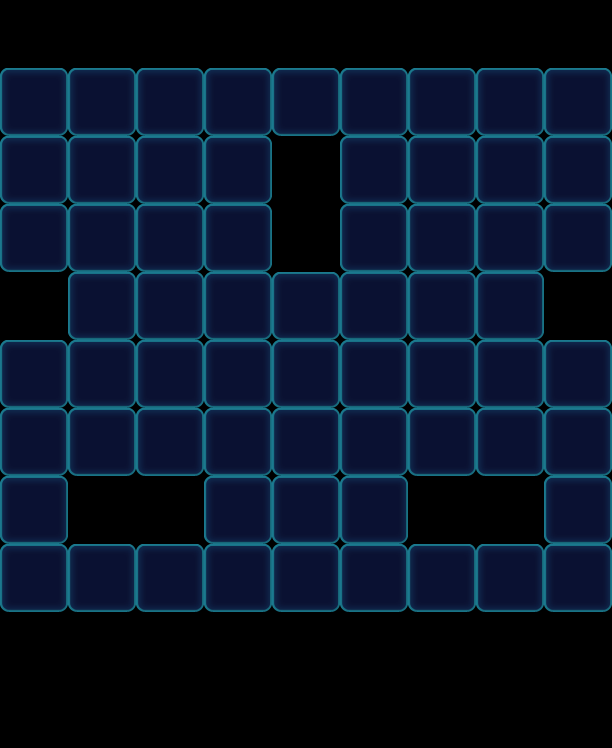

A 2D game scene composited from a Tiled map and its tileset images. What follows is a short description and the map's XML, with each tile layer's data collapsed to a summary:
An orthogonal 9x11 tile map with 68x68 px tiles, 1 tile layer (Valid), 2 tilesets and 105 objects (51x Floor, 16x Factory_Normal, 13x Monster, 13x Ice, 12x Lock).

<map version="1.0" orientation="orthogonal" width="9" height="11" tilewidth="68" tileheight="68">
 <tileset firstgid="1" name="game_grid1" tilewidth="68" tileheight="68">
  <image source="game_grid1.png" width="68" height="68" />
 </tileset>
 <tileset firstgid="2" name="map" tilewidth="68" tileheight="68">
  <image source="map.png" width="1024" height="1024" />
 </tileset>
 <layer name="Valid" width="9" height="11">
  <data>[99 cells, 64 non-empty, 1 distinct tile ids]</data>
 </layer>
 <objectgroup name="BottomObj" width="9" height="11">
  <object name="Jelly3" type="Floor" gid="33" x="68" y="136">
   <properties>
    <property name="Layers" value="2" />
   </properties>
  </object>
  <object name="Jelly3" type="Floor" gid="33" x="68" y="204">
   <properties>
    <property name="Layers" value="2" />
   </properties>
  </object>
  <object name="Jelly3" type="Floor" gid="33" x="272" y="136">
   <properties>
    <property name="Layers" value="2" />
   </properties>
  </object>
  <object name="Jelly3" type="Floor" gid="33" x="204" y="476">
   <properties>
    <property name="Layers" value="2" />
   </properties>
  </object>
  <object name="Jelly3" type="Floor" gid="33" x="340" y="340">
   <properties>
    <property name="Layers" value="2" />
   </properties>
  </object>
  <object name="Jelly3" type="Floor" gid="33" x="136" y="204">
   <properties>
    <property name="Layers" value="2" />
   </properties>
  </object>
  <object name="Jelly3" type="Floor" gid="33" x="204" y="340">
   <properties>
    <property name="Layers" value="2" />
   </properties>
  </object>
  <object name="Jelly3" type="Floor" gid="33" x="68" y="408">
   <properties>
    <property name="Layers" value="2" />
   </properties>
  </object>
  <object name="Jelly3" type="Floor" gid="33" x="136" y="136">
   <properties>
    <property name="Layers" value="2" />
   </properties>
  </object>
  <object name="Jelly3" type="Floor" gid="33" x="340" y="476">
   <properties>
    <property name="Layers" value="2" />
   </properties>
  </object>
  <object name="Jelly3" type="Floor" gid="33" x="272" y="408">
   <properties>
    <property name="Layers" value="2" />
   </properties>
  </object>
  <object name="Jelly3" type="Floor" gid="33" x="68" y="340">
   <properties>
    <property name="Layers" value="2" />
   </properties>
  </object>
  <object name="Jelly3" type="Floor" gid="33" x="136" y="272">
   <properties>
    <property name="Layers" value="2" />
   </properties>
  </object>
  <object name="Jelly3" type="Floor" gid="33" x="272" y="340">
   <properties>
    <property name="Layers" value="2" />
   </properties>
  </object>
  <object name="Jelly3" type="Floor" gid="33" x="340" y="544">
   <properties>
    <property name="Layers" value="2" />
   </properties>
  </object>
  <object name="Jelly3" type="Floor" gid="33" x="272" y="544">
   <properties>
    <property name="Layers" value="2" />
   </properties>
  </object>
  <object name="Jelly3" type="Floor" gid="33" x="204" y="544">
   <properties>
    <property name="Layers" value="2" />
   </properties>
  </object>
  <object name="6546" type="Floor" gid="32" x="0" y="612">
   <properties>
    <property name="Layers" value="1" />
   </properties>
  </object>
  <object name="6546" type="Floor" gid="32" x="544" y="612">
   <properties>
    <property name="Layers" value="1" />
   </properties>
  </object>
  <object name="6546" type="Floor" gid="32" x="68" y="612">
   <properties>
    <property name="Layers" value="1" />
   </properties>
  </object>
  <object name="6546" type="Floor" gid="32" x="136" y="612">
   <properties>
    <property name="Layers" value="1" />
   </properties>
  </object>
  <object name="6546" type="Floor" gid="32" x="408" y="612">
   <properties>
    <property name="Layers" value="1" />
   </properties>
  </object>
  <object name="6546" type="Floor" gid="32" x="476" y="612">
   <properties>
    <property name="Layers" value="1" />
   </properties>
  </object>
  <object name="Jelly3" type="Floor" gid="33" x="68" y="476">
   <properties>
    <property name="Layers" value="2" />
   </properties>
  </object>
  <object name="6546" type="Floor" gid="32" x="340" y="612">
   <properties>
    <property name="Layers" value="1" />
   </properties>
  </object>
  <object name="6546" type="Floor" gid="32" x="272" y="612">
   <properties>
    <property name="Layers" value="1" />
   </properties>
  </object>
  <object name="6546" type="Floor" gid="32" x="204" y="612">
   <properties>
    <property name="Layers" value="1" />
   </properties>
  </object>
  <object name="Jelly3" type="Floor" gid="33" x="136" y="408">
   <properties>
    <property name="Layers" value="2" />
   </properties>
  </object>
  <object name="Jelly3" type="Floor" gid="33" x="136" y="476">
   <properties>
    <property name="Layers" value="2" />
   </properties>
  </object>
  <object name="Jelly3" type="Floor" gid="33" x="476" y="204">
   <properties>
    <property name="Layers" value="2" />
   </properties>
  </object>
  <object name="Jelly3" type="Floor" gid="33" x="476" y="136">
   <properties>
    <property name="Layers" value="2" />
   </properties>
  </object>
  <object name="Jelly3" type="Floor" gid="33" x="476" y="408">
   <properties>
    <property name="Layers" value="2" />
   </properties>
  </object>
  <object name="Jelly3" type="Floor" gid="33" x="476" y="476">
   <properties>
    <property name="Layers" value="2" />
   </properties>
  </object>
  <object name="Jelly3" type="Floor" gid="33" x="476" y="340">
   <properties>
    <property name="Layers" value="2" />
   </properties>
  </object>
  <object name="Jelly3" type="Floor" gid="33" x="408" y="204">
   <properties>
    <property name="Layers" value="2" />
   </properties>
  </object>
  <object name="Jelly3" type="Floor" gid="33" x="408" y="272">
   <properties>
    <property name="Layers" value="2" />
   </properties>
  </object>
  <object name="Jelly3" type="Floor" gid="33" x="408" y="136">
   <properties>
    <property name="Layers" value="2" />
   </properties>
  </object>
  <object name="Jelly3" type="Floor" gid="33" x="408" y="408">
   <properties>
    <property name="Layers" value="2" />
   </properties>
  </object>
  <object name="Jelly3" type="Floor" gid="33" x="408" y="476">
   <properties>
    <property name="Layers" value="2" />
   </properties>
  </object>
  <object name="Jelly3" type="Floor" gid="33" x="340" y="204">
   <properties>
    <property name="Layers" value="2" />
   </properties>
  </object>
  <object name="Jelly3" type="Floor" gid="33" x="204" y="204">
   <properties>
    <property name="Layers" value="2" />
   </properties>
  </object>
  <object name="Jelly3" type="Floor" gid="33" x="544" y="408">
   <properties>
    <property name="Layers" value="2" />
   </properties>
  </object>
  <object name="Jelly3" type="Floor" gid="33" x="544" y="136">
   <properties>
    <property name="Layers" value="2" />
   </properties>
  </object>
  <object name="Jelly3" type="Floor" gid="33" x="544" y="272">
   <properties>
    <property name="Layers" value="2" />
   </properties>
  </object>
  <object name="Jelly3" type="Floor" gid="33" x="544" y="476">
   <properties>
    <property name="Layers" value="2" />
   </properties>
  </object>
  <object name="Jelly3" type="Floor" gid="33" x="544" y="544">
   <properties>
    <property name="Layers" value="2" />
   </properties>
  </object>
  <object name="Jelly3" type="Floor" gid="33" x="0" y="136">
   <properties>
    <property name="Layers" value="2" />
   </properties>
  </object>
  <object name="Jelly3" type="Floor" gid="33" x="0" y="272">
   <properties>
    <property name="Layers" value="2" />
   </properties>
  </object>
  </objectgroup>
 <objectgroup name="MiddleObj" width="9" height="11">
  <!-- 12 objects omitted --></objectgroup>
 <objectgroup color="#000000" name="TopObj" width="9" height="11">
  <!-- 42 objects omitted --></objectgroup>
</map>
<!-- 57 of 105 objects omitted -->
